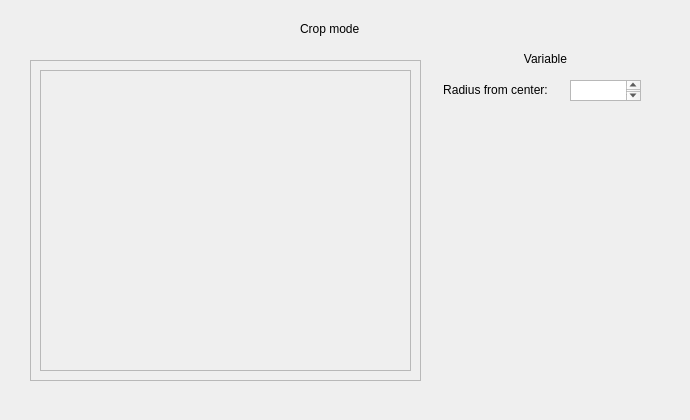
<?xml version="1.0" encoding="UTF-8"?>
<ui version="4.0">
 <class>Dialog</class>
 <widget class="QDialog" name="Dialog">
  <property name="geometry">
   <rect>
    <x>0</x>
    <y>0</y>
    <width>690</width>
    <height>420</height>
   </rect>
  </property>
  <property name="windowTitle">
   <string>Dialog</string>
  </property>
  <widget class="QLabel" name="label_23">
   <property name="geometry">
    <rect>
     <x>300</x>
     <y>20</y>
     <width>111</width>
     <height>18</height>
    </rect>
   </property>
   <property name="text">
    <string>Crop mode</string>
   </property>
  </widget>
  <widget class="QLabel" name="label_8">
   <property name="geometry">
    <rect>
     <x>480</x>
     <y>50</y>
     <width>131</width>
     <height>18</height>
    </rect>
   </property>
   <property name="text">
    <string>Variable</string>
   </property>
   <property name="alignment">
    <set>Qt::AlignCenter</set>
   </property>
  </widget>
  <widget class="QFrame" name="frame_2">
   <property name="geometry">
    <rect>
     <x>30</x>
     <y>60</y>
     <width>391</width>
     <height>321</height>
    </rect>
   </property>
   <property name="frameShape">
    <enum>QFrame::StyledPanel</enum>
   </property>
   <property name="frameShadow">
    <enum>QFrame::Raised</enum>
   </property>
   <widget class="QFrame" name="frame_4">
    <property name="geometry">
     <rect>
      <x>10</x>
      <y>10</y>
      <width>371</width>
      <height>301</height>
     </rect>
    </property>
    <property name="frameShape">
     <enum>QFrame::StyledPanel</enum>
    </property>
    <property name="frameShadow">
     <enum>QFrame::Raised</enum>
    </property>
   </widget>
  </widget>
  <widget class="QLabel" name="label_9">
   <property name="geometry">
    <rect>
     <x>430</x>
     <y>80</y>
     <width>131</width>
     <height>20</height>
    </rect>
   </property>
   <property name="text">
    <string>Radius from center:</string>
   </property>
   <property name="alignment">
    <set>Qt::AlignCenter</set>
   </property>
  </widget>
  <widget class="QTextEdit" name="textEdit">
   <property name="geometry">
    <rect>
     <x>570</x>
     <y>80</y>
     <width>71</width>
     <height>21</height>
    </rect>
   </property>
  </widget>
 </widget>
 <resources/>
 <connections/>
</ui>
